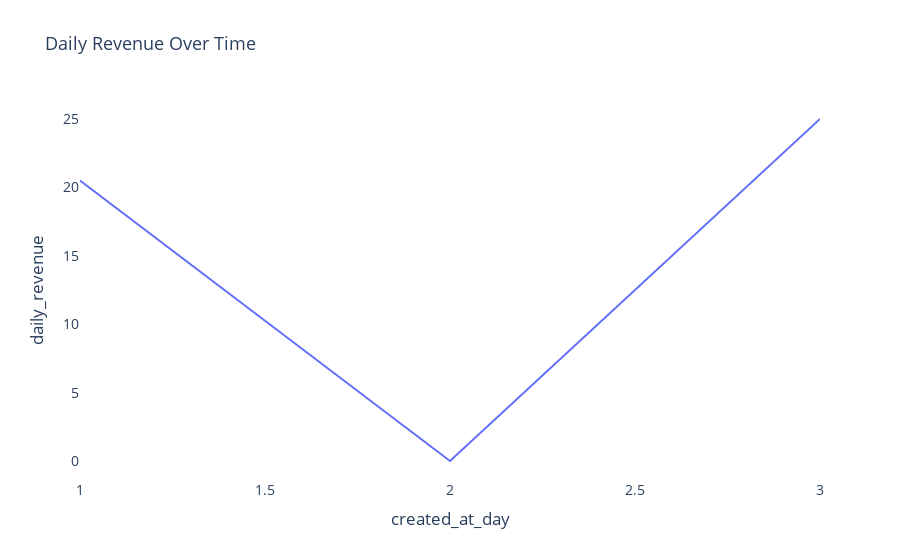

Here is the notebook cell this chart was saved with:
### Markdown cell above
# How does Total Revenue changes over time?

### Code cell
revenue_time = (
    df.groupby("created_at_day")["amount"]
    .sum()
    .reset_index()
    .rename(columns={"amount": "daily_revenue"})
    .sort_values(by="created_at_day")
)
        
revenue_time["created_at_day"] = revenue_time["created_at_day"].astype("Int64")
fig = time_line(
    revenue_time,
    x="created_at_day",
    y="daily_revenue",
    title="Daily Revenue Over Time",
)
save_fig(fig, ROOT/ "reports"/ "figures" / "daily_revenue_over_time.png")

fig

### Figure 1 — Plotly figure (JSON) as saved in the notebook; plotly's stock layout.template omitted (floating-point values rounded to 4 significant figures)
{"data": [{"hovertemplate": "created_at_day=%{x}<br>daily_revenue=%{y}<extra></extra>", "legendgroup": "", "line": {"color": "#636efa", "dash": "solid"}, "marker": {"symbol": "circle"}, "mode": "lines", "name": "", "orientation": "v", "showlegend": false, "type": "scatter", "x": [1, 2, 3], "xaxis": "x", "y": [20.5, 0.0, 25.0], "yaxis": "y"}], "layout": {"font": {"size": 14}, "legend": {"tracegroupgap": 0}, "plot_bgcolor": "white", "title": {"font": {"size": 18}, "text": "Daily Revenue Over Time"}, "xaxis": {"anchor": "y", "domain": [0, 1], "showgrid": false, "title": {"text": "created_at_day"}}, "yaxis": {"anchor": "x", "domain": [0, 1], "showgrid": false, "title": {"text": "daily_revenue"}}}}
